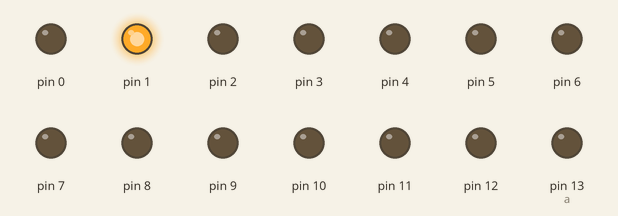
Recording of a sketch running on a simulated Arduino Uno, built with avr-gcc and run on an emulated ATmega328P. On the bench: output pins drawn as LEDs (lit = HIGH).

Above: at 0.3 s.
At 1.5 s:
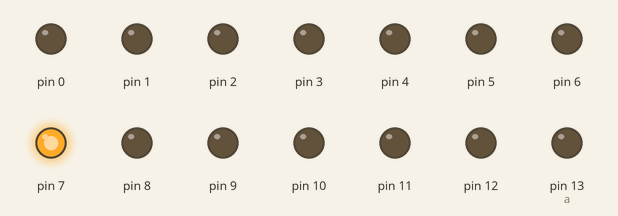
At 2.8 s:
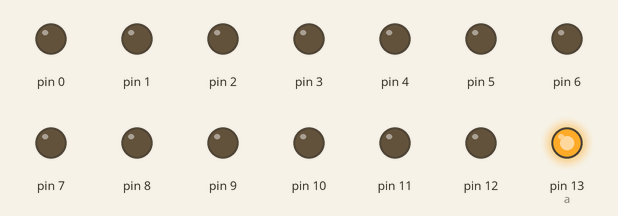
At 5.6 s:
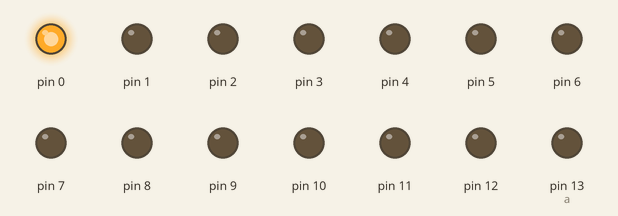
At 7.9 s:
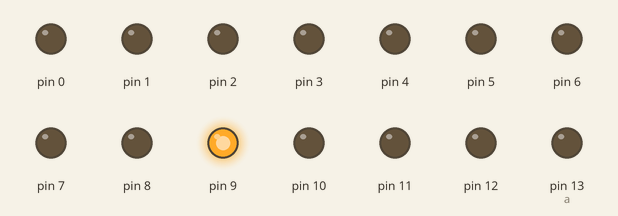
At 10.7 s:
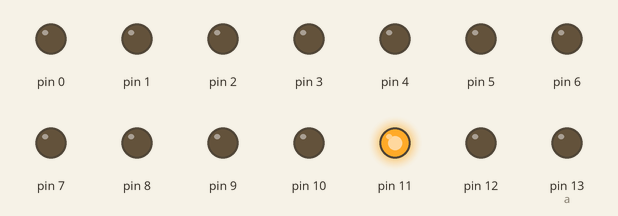
Timing chart, 0 to 11.0 s (numbered marks = the images above):
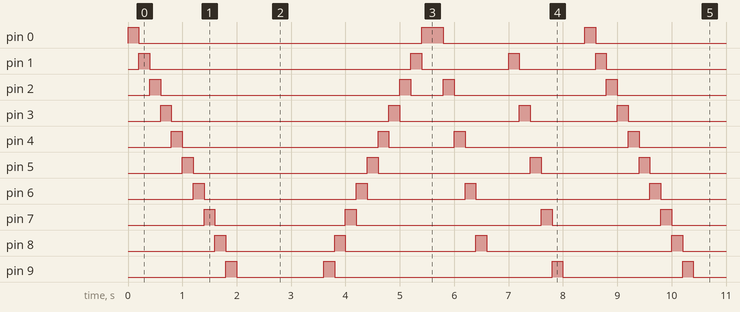

The sketch:

leds.ino
```cpp
void setup() {
  pinMode(0,OUTPUT);
  pinMode(1,OUTPUT);
  pinMode(2,OUTPUT);
  pinMode(3,OUTPUT);
  pinMode(4,OUTPUT);
  pinMode(5,OUTPUT);
  pinMode(6,OUTPUT);
  pinMode(7,OUTPUT);
  pinMode(8, OUTPUT);
  pinMode(9, OUTPUT);
  pinMode(10, OUTPUT);
  pinMode(11, OUTPUT);
  pinMode(12, OUTPUT);
  pinMode(13, OUTPUT);
}


void loop() {
  int x=0;
   for(x = 0; x <= 13; x++)
  {
      digitalWrite(x,HIGH);
      delay (200);
      digitalWrite(x,LOW);
  }
  int a=13;
  for(x = 0; x <= 13; x++)
  {

      digitalWrite(a,HIGH);
      delay (200);
      digitalWrite(a,LOW);
      a=a-1;
  }
   for(x = 0; x <= 13; x++)
  {
    if (x%2==0)
    {

      digitalWrite(x,HIGH);
      delay (200);
      digitalWrite(x,LOW);
    }
  }
  for(x = 0; x <= 13; x++)
  {
    if (x%2!=0)
    {

      digitalWrite(x,HIGH);
      delay (200);
      digitalWrite(x,LOW);
    }
  }


 }
```

Measured:
- by itself, pin 0: repeats every 8.4 s: LOW 5.2 s, HIGH 0.40 s, LOW 2.6 s, HIGH 0.20 s
- by itself, pin 1: repeats every 8.4 s: LOW 4.8 s, HIGH 0.20 s, LOW 1.6 s, HIGH 0.20 s, LOW 1.4 s, HIGH 0.20 s
- by itself, pin 2: repeats every 8.4 s: LOW 4.4 s, HIGH 0.20 s, LOW 0.60 s, HIGH 0.20 s, LOW 2.8 s, HIGH 0.20 s
- by itself, pin 3: repeats every 8.4 s: LOW 4.0 s, HIGH 0.20 s, LOW 2.2 s, HIGH 0.20 s, LOW 1.6 s, HIGH 0.20 s
- by itself, pin 4: repeats every 8.4 s: LOW 3.6 s, HIGH 0.20 s, LOW 1.2 s, HIGH 0.20 s, LOW 3.0 s, HIGH 0.20 s
- by itself, pin 5: repeats every 8.4 s: LOW 3.2 s, HIGH 0.20 s, LOW 2.8 s, HIGH 0.20 s, LOW 1.8 s, HIGH 0.20 s
- by itself, pin 6: repeats every 8.4 s: LOW 2.8 s, HIGH 0.20 s, LOW 1.8 s, HIGH 0.20 s, LOW 3.2 s, HIGH 0.20 s
- by itself, pin 7: repeats every 8.4 s: LOW 2.4 s, HIGH 0.20 s, LOW 3.4 s, HIGH 0.20 s, LOW 2.0 s, HIGH 0.20 s
